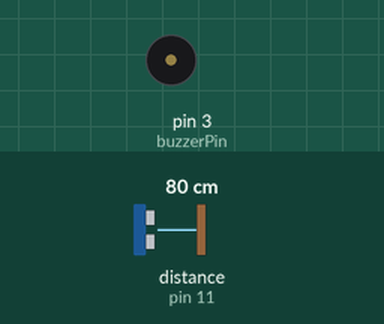
Simulated run of this sketch. Board: Arduino Uno, built with avr-gcc and run on an emulated ATmega328P. Shown: buzzer (waves = sounding, pin HIGH). Wiring (inferred from the names in the program): ultrasonic range finder: trigger pin 12; echo pin 11. The test bench sets the inputs (shaded band); at power-on: distance to the obstacle (sensor on pin 11) 80 cm. The echo pulse lasts 58.3 µs per cm; pins used as bus, display or sensor lines are not drawn.

Above: at 1.2 s.
1.3 s: distance to the obstacle (sensor on pin 11) set to 23 cm
2.8 s: distance to the obstacle (sensor on pin 11) set to 19 cm
At 4.0 s:
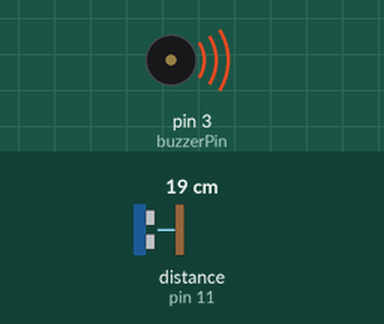
4.3 s: distance to the obstacle (sensor on pin 11) set to 35 cm
At 4.8 s:
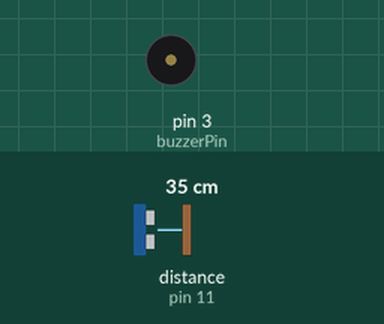
5.8 s: distance to the obstacle (sensor on pin 11) set to 2 cm
At 7.2 s:
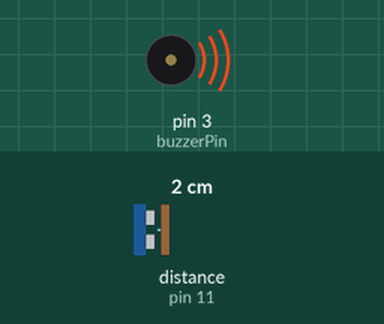
Timing chart, 0 to 8.3 s (numbered marks = the images above; inputs shaded):
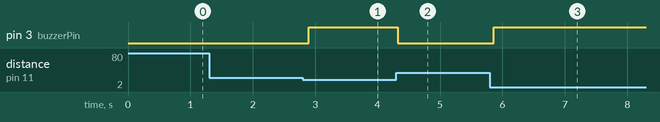

Measured:
- the behaviour switches between 21 and 20 cm on distance to the obstacle (sensor on pin 11) (found by bisection; images 0 and 1)
- after the input at 1.3 s, every drawn part: stays the same
- after the input at 2.8 s, pin 3 (buzzerPin): LOW → HIGH after 0.10 s
- after the input at 4.3 s, pin 3 (buzzerPin): HIGH → LOW at once
- after the input at 5.8 s, pin 3 (buzzerPin): LOW → HIGH after 0.06 s

The sketch:

UltrasonicSensor.ino
```cpp
#define trigPin 12
#define echoPin 11
#define buzzerPin 3

void setup() {
  pinMode(trigPin, OUTPUT);
  pinMode(echoPin, INPUT);
  pinMode(buzzerPin, OUTPUT);
}

void loop() {
  long duration, distance;

  digitalWrite(trigPin, LOW);
  delayMicroseconds(2);

  digitalWrite(trigPin, HIGH);
  delayMicroseconds(10);
  digitalWrite(trigPin, LOW);

  duration = pulseIn(echoPin, HIGH);

  distance = (duration * 0.034) / 2;

  if (distance < 20) {
    digitalWrite(buzzerPin, HIGH);
  } else {
    digitalWrite(buzzerPin, LOW);
  }

  delay(100);
}
```
